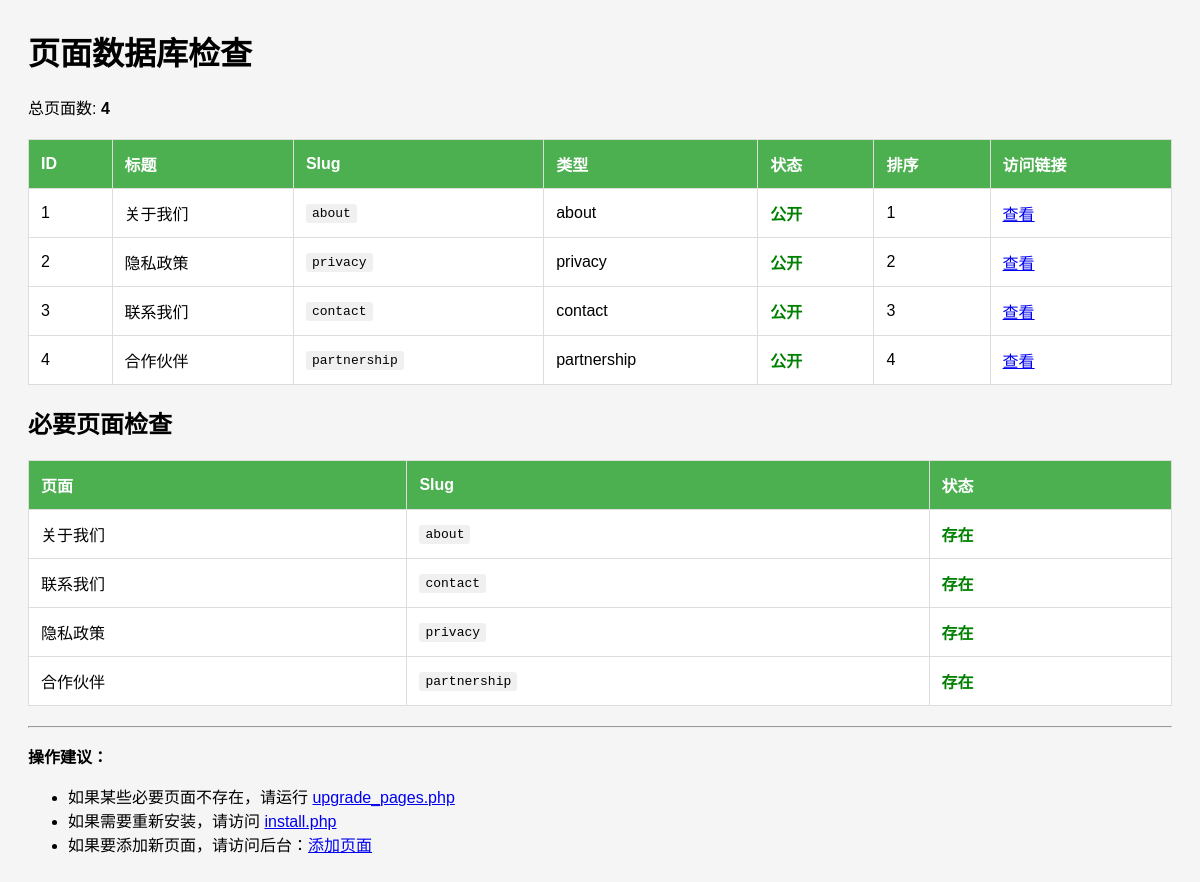
Screenshot of /check_pages.php with the database file from the repository.
### tables this page shows
CREATE TABLE pages (
        id INTEGER PRIMARY KEY AUTOINCREMENT,
        title TEXT NOT NULL,
        slug TEXT NOT NULL UNIQUE,
        content TEXT,
        type TEXT DEFAULT 'custom',
        is_public INTEGER DEFAULT 1,
        sort_order INTEGER DEFAULT 0,
        created_at DATETIME DEFAULT CURRENT_TIMESTAMP,
        updated_at DATETIME DEFAULT CURRENT_TIMESTAMP
    );

### check_pages.php (the view, shortened to what this page needs)
<?php
$db = new PDO('sqlite:' . DB_PATH);
echo "<h1>页面数据库检查</h1>";
try {
    $count = $db->query("SELECT COUNT(*) FROM pages")->fetchColumn();
    echo "<p>总页面数: <strong>$count</strong></p>";
} catch (Exception $e) {
    echo "<p class='status-error'>错误: pages表不存在 - " . $e->getMessage() . "</p>";
    exit;
}
echo "<table>";
echo "<thead>";
echo "<tr>";
echo "<th>ID</th>";
echo "<th>标题</th>";
echo "<th>Slug</th>";
echo "<th>类型</th>";
echo "<th>状态</th>";
echo "<th>排序</th>";
echo "<th>访问链接</th>";
echo "</tr>";
echo "</thead>";
echo "<tbody>";
$pages = $db->query("SELECT * FROM pages ORDER BY sort_order")->fetchAll();
foreach ($pages as $page) {
    $is_public = $page['is_public'] ? '<span class="status-ok">公开</span>' : '<span class="status-error">隐藏</span>';
    $type = $page['type'] ?: '<span style="color: #999;">未设置</span>';
    $link = "<a href='page.php?slug={$page['slug']}' target='_blank'>查看</a>";
    echo "<tr>";
    echo "<td>{$page['id']}</td>";
    echo "<td>" . htmlspecialchars($page['title']) . "</td>";
    echo "<td><span class='slug'>" . htmlspecialchars($page['slug']) . "</span></td>";
    echo "<td>" . htmlspecialchars($type) . "</td>";
    echo "<td>$is_public</td>";
    echo "<td>{$page['sort_order']}</td>";
    echo "<td>$link</td>";
    echo "</tr>";
}
echo "</tbody>";
echo "</table>";
$required_slugs = ['about', 'contact', 'privacy', 'partnership'];
echo "<h2>必要页面检查</h2>";
echo "<table>";
echo "<tr>";
echo "<th>页面</th>";
echo "<th>Slug</th>";
echo "<th>状态</th>";
echo "</tr>";
foreach ($required_slugs as $slug) {
    $stmt = $db->prepare("SELECT id FROM pages WHERE slug=?");
    $stmt->execute([$slug]);
    $exists = $stmt->fetch();
    $status = $exists ? '<span class="status-ok">存在</span>' : '<span class="status-error">不存在</span>';
    $slug_display = [
        'about' => '关于我们',
        'contact' => '联系我们',
        'privacy' => '隐私政策',
        'partnership' => '合作伙伴'
    ];
    echo "<tr>";
    echo "<td>{$slug_display[$slug]}</td>";
    echo "<td><span class='slug'>$slug</span></td>";
    echo "<td>$status</td>";
    echo "</tr>";
}
echo "</table>";
echo "<hr>";
echo "<p><strong>操作建议：</strong></p>";
echo "<ul>";
echo "<li>如果某些必要页面不存在，请运行 <a href='upgrade_pages.php'>upgrade_pages.php</a></li>";
echo "<li>如果需要重新安装，请访问 <a href='install.php'>install.php</a></li>";
echo "<li>如果要添加新页面，请访问后台：<a href='admin/page_add.php'>添加页面</a></li>";
echo "</ul>";

### check_pages.php (style rules this page uses)
table { border-collapse: collapse; width: 100%; margin: 20px 0; background: white; }
th, td { padding: 12px; text-align: left; border: 1px solid #ddd; }
th { background: #4CAF50; color: white; }
.status-ok { color: green; font-weight: bold; }
.slug { font-family: monospace; background: #f0f0f0; padding: 2px 6px; border-radius: 3px; }

### rows the page displays
pages: id "1", title "关于我们", slug "about", type "about", is_public "公开", sort_order "1"
pages: id "2", title "隐私政策", slug "privacy", type "privacy", is_public "公开", sort_order "2"
pages: id "3", title "联系我们", slug "contact", type "contact", is_public "公开", sort_order "3"
pages: id "4", title "合作伙伴", slug "partnership", type "partnership", is_public "公开", sort_order "4"

### other values shown
$count "4"
$slug_display[$slug] "关于我们"
$slug "about"
$slug_display[$slug] "联系我们"
$slug "contact"
$slug_display[$slug] "隐私政策"
$slug "privacy"
$slug_display[$slug] "合作伙伴"
$slug "partnership"
